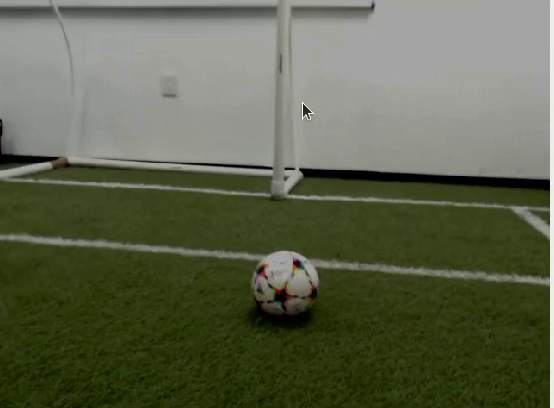
#> input picture frame 69 of ComputerVision/CROP.mp4, 554 x 408 px
$ python Fusions_sin_ros.py
#> lines starting #> are read from the running program, lines starting #| are printed output that depends on the picture; after the words box and inside, x2 and y2 are one past the last pixel; in counts of white or black regions, pixels touching at a corner belong together
#!/usr/bin/env python2.7


import numpy as np
import cv2
import math
import os


def line_elimination(frame,border):
    green_lower = (0, 44, 0)
    green_upper = (49, 180, 180)

    white_lower = (0, 0, 0)
    white_upper = (180, 82, 255)

    #frame = cv2.resize(frame, dsize=(470, 640), interpolation=cv2.INTER_CUBIC)
    hsv_frame = cv2.cvtColor(frame, cv2.COLOR_BGR2HSV)

    hsv = cv2.inRange(hsv_frame, white_lower, white_upper)
    mask=hsv
    kernel = np.ones((5,5),np.uint8)
    mask = cv2.dilate(mask,kernel,iterations = 1)
    mask = cv2.erode(mask,kernel,iterations = 1)

    ## LINEA ENTERA####
    #img = cv2.GaussianBlur(mask, (7, 7), 0)
    edges = cv2.Canny(mask, 30, 80, apertureSize=7)  # limites y matriz de gradiente (impar)
    lines2 = cv2.HoughLines(edges, 1, 3.141592 / 180, 100) #image, pixels, theta, threshold

    if lines2 is not None:
        for line in lines2:
            rho, theta = line[0]
            a = np.cos(theta)
            b = np.sin(theta)
            x0 = a * rho
            y0 = b * rho
            x1 = int(x0 + 1000 * (-b))
            y1 = int(y0 + 1000 * (a))
            x2 = int(x0 - 1000 * (-b))
            y2 = int(y0 - 1000 * (a))
            if ( y1) > border and (y2) > border:
                cv2.line(frame, (x1, y1), (x2, y2), (0, 255, 0), 10)
        edges = cv2.Canny(mask, 30, 80, apertureSize=7)  # limites y matriz de gradiente (impar)

    '''edges = cv2.Canny(mask, 30, 80, apertureSize=5)  # limites y matriz de gradiente (impar)
    lines2 = cv2.HoughLines(edges, 1,np.pi / 4, 80) #image, pixels, theta, threshold

    if lines2 is not None:
        for line in lines2:
            rho, theta = line[0]
            a = np.cos(theta)
            b = np.sin(theta)
            x0 = a * rho
            y0 = b * rho
            x1 = int(x0 + 1000 * (-b))
            y1 = int(y0 + 1000 * (a))
            x2 = int(x0 - 1000 * (-b))
            y2 = int(y0 - 1000 * (a))
            if ( y1) > border or (y2) > border:
                cv2.line(frame, (x1, y1), (x2, y2), (0, 255, 0), 20)'''
    return frame


def divide_image(image, rows, cols, top_border):
    # Get image dimensions
    height, width = image.shape[:2]

    # Calculate the height and width of each grid cell
    cell_height = (height - top_border) // rows
    cell_width = width // cols

    # Divide the image into a grid of cells, starting from the top_border
    cells = [
        image[
            top_border + i * cell_height: top_border + (i + 1) * cell_height,
            j * cell_width: (j + 1) * cell_width,
        ]
        for i in range(rows)
        for j in range(cols)
    ]

    # [14 lines of commented-out code are left out]

    return cells

def calculate_light_pixel_concentration(image_part):
    # Convert the image part to grayscale
    gray_part = cv2.cvtColor(image_part, cv2.COLOR_BGR2GRAY)

    # Create a histogram of pixel intensities
    histogram = cv2.calcHist([gray_part], [0], None, [256], [0, 256])

    # Calculate the concentration of light pixels (higher intensity values)
    light_pixel_concentration = np.sum(histogram[200:]) / np.sum(histogram)

    return light_pixel_concentration

def find_light_interest_regions(image, rows, cols, num_regions, top_border):
    # Divide the image into a grid of cells
    image_cells = divide_image(image, rows, cols, top_border)

    # print(len(image_cells))

    # Calculate light pixel concentration for each cell
    concentrations = [calculate_light_pixel_concentration(cell) for cell in image_cells]

    # Find the indices of the top N cells with the highest light pixel concentration
    top_indices = np.argsort(concentrations)[-num_regions:]

      # Display the top regions with rectangles
    # display_top_regions(image, rows, cols, top_indices, top_border)

    return top_indices, [image_cells[i] for i in top_indices]

def find_top_border(image):
    # Convert the image to HSV
    #soy montse
    hsv = cv2.cvtColor(image, cv2.COLOR_BGR2HSV)

    # Define the lower and upper bounds for the green color
    #lower_green = np.array([0, 39, 0])  # Adjust as needed
    #upper_green = np.array([37, 121, 144])

    lower_green = (0, 111, 0)
    upper_green = (58, 255, 255)

    # Threshold the image to extract the green color
    green_mask = cv2.inRange(hsv, lower_green, upper_green)
    kernel = np.ones((5,5),np.uint8)
    green_mask = cv2.dilate(green_mask,kernel,iterations = 1)
    green_mask = cv2.erode(green_mask,kernel,iterations = 3)

     # Display the green mask for visualization
    cv2.imshow("Green Mask", green_mask)

    # Find contours in the green mask
    contours, _ = cv2.findContours(green_mask, cv2.RETR_EXTERNAL, cv2.CHAIN_APPROX_SIMPLE)
    # Filtrar contornos por área mínimaq
    min_contour_area= 1000
    contours = [cnt for cnt in contours if cv2.contourArea(cnt) > min_contour_area]

    if contours:
        # Find the contour with the minimum y-coordinate (top border)
        min_y = min(contours, key=lambda c: cv2.boundingRect(c)[1])[0][0][1]
        return min_y
    else:
        return 0  # Default to 0 if no contours are foun


# Debug functions
# [13 lines left out: function display_top_regions, not called in this run]

def draw_contours(image, contours, index, num_cols, num_rows, top_border):
    offset_x = (index % num_cols) * (image.shape[1] // num_cols)
    offset_y = top_border + (index // num_cols) * (image.shape[0] - top_border) // num_rows

    # Draw the contours on the original image with correct offset
    for contour in contours:
        contour_with_offset = contour + (offset_x, offset_y)
        cv2.drawContours(image, [contour_with_offset], -1, (0, 0, 255), 2)

def calculate_centers(contours, index, num_cols, num_rows, top_border, goal_centers, image):
    offset_x = (index % num_cols) * (image.shape[1] // num_cols)
    offset_y = top_border + (index // num_cols) * (image.shape[0] - top_border) // num_rows
    for contour in contours:
        M = cv2.moments(contour)
        if M["m00"] != 0:
            cX = int(M["m10"] / M["m00"])
            cY = int(M["m01"] / M["m00"])
            goal_centers.append((cX + offset_x, cY + offset_y))

    return goal_centers

def main():
    # Open a connection to the webcam (use 0 for default webcam)
    #cap = cv2.VideoCapture(0)
    cap= cv2.VideoCapture("C:/Users/lizet/Downloads/Crop.mp4")

    # Number of rows and columns to divide the image into
    num_rows = 10
    num_cols = 10

    # Number of top regions to select
    num_top_regions = 12

    while True:
        # Read a frame from the webcam
        ret, frame = cap.read()
#> frame is the input picture: shape (408, 554, 3); mean B, G, R 76.3, 99.3, 93.8
        if not ret:
            break

        # Find the top border of the grass
        top_border = find_top_border(frame)
#> in find_top_border, `green_mask = cv2.inRange(hsv, lower_green, upper_green)`:
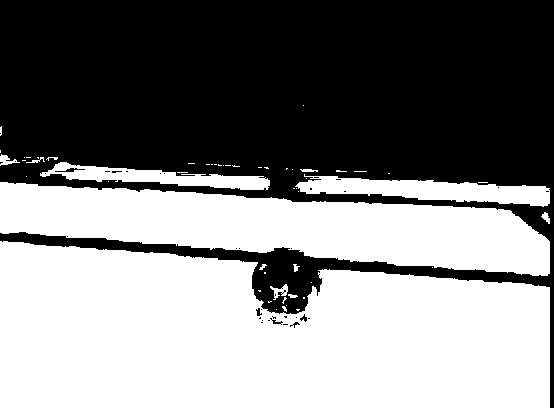
#> green_mask: shape (408, 554); 50.5% white; 36 black regions (30 under 20 px), largest, box (x1, y1, x2, y2) and area: (0, 0, 554, 408) 111543, (55, 168, 85, 172) 51, (270, 318, 283, 325) 29, (256, 308, 262, 316) 27, (300, 314, 307, 322) 27, (290, 322, 300, 328) 21
#> in find_top_border, `green_mask = cv2.erode(green_mask,kernel,iterations = 3)`:
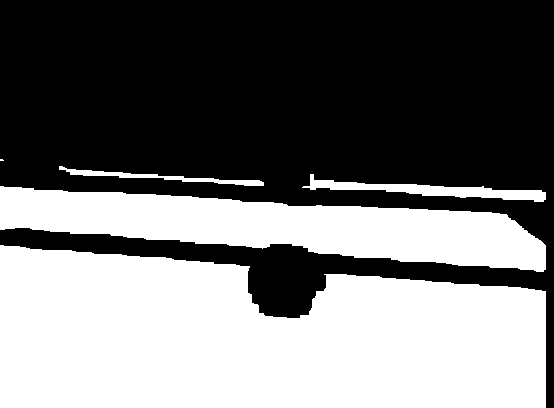
#> green_mask: shape (408, 554); 45% white; 5 white regions (1 under 20 px)
#> in find_top_border, `contours, _ = cv2.findContours(green_mask, cv2.RETR_EXTERNAL, cv2.CHAI..`: contours = 5 contours, 1 with area under 20; largest, box (x1, y1, x2, y2) and area: (0, 245, 546, 408) 72654, (0, 186, 546, 272) 24622, (302, 174, 546, 202) 1907, (59, 166, 264, 186) 702
#> in find_top_border, `contours = [cnt for cnt in contours if cv2.contourArea(cnt) > min_cont..`: contours = 3 contours; box (x1, y1, x2, y2) and area: (0, 245, 546, 408) 72654, (0, 186, 546, 272) 24622, (302, 174, 546, 202) 1907
#> in find_top_border, `min_y = min(contours, key=lambda c: cv2.boundingRect(c)[1])[0][0][1]`: min_y = 174
#> top_border = 174

        # Display the top border for visualization
        cv2.line(frame, (0, top_border), (frame.shape[1], top_border), (0, 255, 255), 2)
#> frame: shape (408, 554, 3); 0.74% of pixels changed, all inside (x1, y1, x2, y2) = (0, 173, 554, 176)

        frame=line_elimination(frame,top_border)
#> in line_elimination, `mask = cv2.erode(mask,kernel,iterations = 1)`:
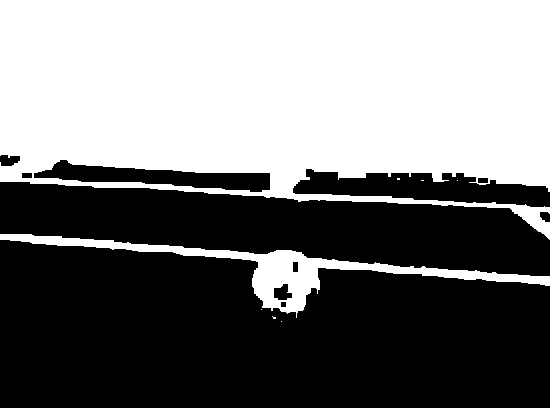
#> mask: shape (408, 554); 47.7% white; 7 white regions (6 under 20 px), largest, box (x1, y1, x2, y2) and area: (0, 0, 554, 408) 107895
#> in line_elimination, `edges = cv2.Canny(mask, 30, 80, apertureSize=7)`:
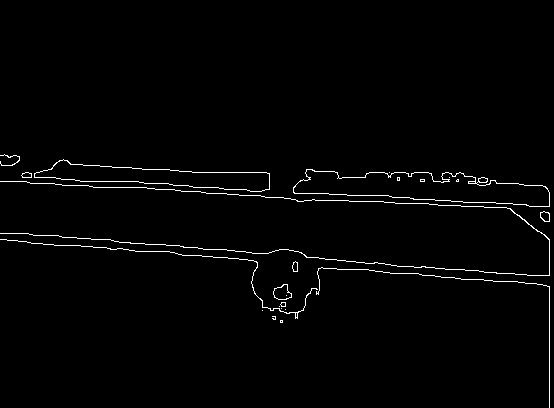
#> edges: shape (408, 554); 1.5% white in thin lines or dots, all inside (x1, y1, x2, y2) = (0, 154, 550, 408)
#> in line_elimination, `lines2 = cv2.HoughLines(edges, 1, 3.141592 / 180, 100)`: lines2 = 15 rows, first 8: [181, 1.62], [237, 1.66], [176, 1.62], [229, 1.66], [549, 0], [182, 1.61], [172, 1.57], [172, 1.64]
#> the loop in line_elimination, `for line in lines2:` made 15 passes
#> (rho, theta, a, b, x0, y0, x1, y1) on passes 1 to 8: (181, 1.62, -0.0523, 0.999, -9.47, 180.8, -1008, 128), (237, 1.66, -0.0872, 0.996, -20.66, 236.1, -1016, 148), (176, 1.62, -0.0523, 0.999, -9.21, 175.8, -1007, 123), (229, 1.66, -0.0872, 0.996, -19.96, 228.1, -1016, 140), (549, 0, 1, 0, 549, 0, 549, 1000), (182, 1.61, -0.0349, 0.999, -6.35, 181.9, -1005, 146), (172, 1.57, 3.14e-07, 1, 5.4e-05, 172, -999, 172), (172, 1.64, -0.0698, 0.998, -12, 171.6, -1009, 101)
#> after the loop in line_elimination, `for line in lines2:`:
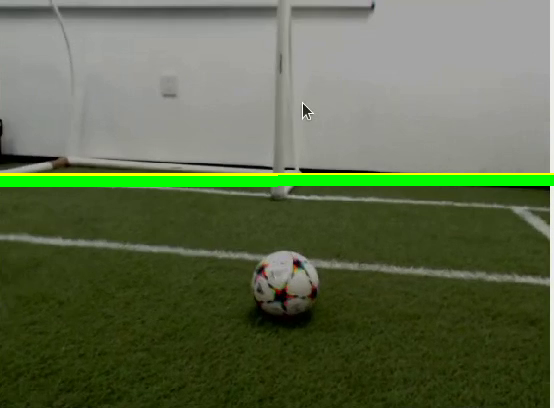
#> frame: shape (408, 554, 3); mean B, G, R 74.8, 105.6, 93.3

        # Find the top N regions with the highest light pixel concentration, discarding the part above the top border
        top_indices, top_regions = find_light_interest_regions(frame, num_rows, num_cols, num_top_regions, top_border)
#> in divide_image, `cell_height = (height - top_border) // rows`: cell_height = 23
#> in divide_image, `cells = [ image[ top_border + i * cell_height: top_border + (i + 1) * ..`: cells = 100 items
#> in calculate_light_pixel_concentration, `histogram = cv2.calcHist([gray_part], [0], None, [256], [0, 256])`: histogram = 256 values, max 605 at index 150, min 0 at index 0, mean 4.94
#> in calculate_light_pixel_concentration, `light_pixel_concentration = np.sum(histogram[200:]) / np.sum(histogram)`: light_pixel_concentration = 0.087
#> in calculate_light_pixel_concentration (call 7), `gray_part = cv2.cvtColor(image_part, cv2.COLOR_BGR2GRAY)`:
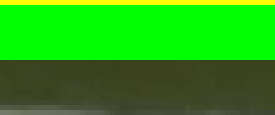
#> image_part: shape (23, 55, 3) (shown 5 times larger); mean of channels 0, 1, 2 18.6, 166.7, 41.4; drawn as B, G, R
#> in calculate_light_pixel_concentration (call 7), `light_pixel_concentration = np.sum(histogram[200:]) / np.sum(histogram)`: light_pixel_concentration = 0.0435
#> in calculate_light_pixel_concentration (call 18), `gray_part = cv2.cvtColor(image_part, cv2.COLOR_BGR2GRAY)`:
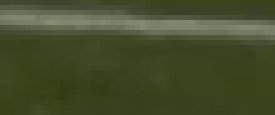
#> image_part: shape (23, 55, 3) (shown 5 times larger); mean of channels 0, 1, 2 42.3, 76.6, 67.9; drawn as B, G, R
#> in calculate_light_pixel_concentration (call 18), `histogram = cv2.calcHist([gray_part], [0], None, [256], [0, 256])`: histogram = 256 values, max 208 at index 60, min 0 at index 0, mean 4.94
#> in find_light_interest_regions, `concentrations = [calculate_light_pixel_concentration(cell) for cell i..`: concentrations = 100 values, max 0.087 at index 0, min 0 at index 10, mean 0.00655
#> in find_light_interest_regions, `top_indices = np.argsort(concentrations)[-num_regions:]`: top_indices = [29, 39, 9, 8, 6, 7, 5, 4, 3, 0, 2, 1]
#> top_indices = [29, 39, 9, 8, 6, 7, 5, 4, 3, 0, 2, 1]; top_regions = 12 items

        cv2.imshow("Before contours", frame)

        # Calculate the center of the goal posts
        goal_centers = []
        for index, region in zip(top_indices, top_regions):
            gray_region = cv2.cvtColor(region, cv2.COLOR_BGR2GRAY)
            _, binary_mask = cv2.threshold(gray_region, 150, 255, cv2.THRESH_BINARY)
            contours, _ = cv2.findContours(binary_mask, cv2.RETR_EXTERNAL, cv2.CHAIN_APPROX_SIMPLE)


            # Draw the contours on the original image with correct offset
            draw_contours(frame, contours, index, num_cols, num_rows, top_border)
            goal_centers = calculate_centers(contours, index, num_cols, num_rows, top_border, goal_centers, frame)
#> this loop made 12 passes
#> index on passes 3, 4, 5, 6, 12: 9, 8, 6, 7, 1

        # Calculate the average center of the goal posts
        if goal_centers:
            avg_center = tuple(np.mean(goal_centers, axis=0, dtype=int))
#> avg_center = (177, 175)

            # Print the average center coordinates
            print(f"Avg Center Coordinates: {avg_center}")
#| Avg Center Coordinates: (177, 175)

            # Draw a marker at the average center
            cv2.drawMarker(frame, avg_center, (255, 0, 255), markerType=cv2.MARKER_CROSS, markerSize=20, thickness=2)

        # # Display the result
        cv2.imshow("Goal contours and center", frame)

        # Exit when 'q' key is pressed
        if cv2.waitKey(1) & 0xFF == ord('q'):
#> (key q is pressed here)
            break

    # Release the webcam and close all windows
    cap.release()
    cv2.destroyAllWindows()

if __name__ == "__main__":
    main()

$ run again, starting later in the video
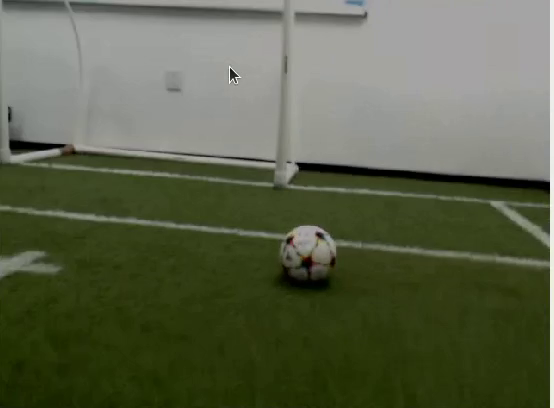
#> input picture frame 556 of ComputerVision/CROP.mp4, 554 x 408 px
#> in main, frame is the input picture: shape (408, 554, 3); mean B, G, R 73.8, 97.7, 91.3
#> in find_top_border, `green_mask = cv2.erode(green_mask,kernel,iterations = 3)`:
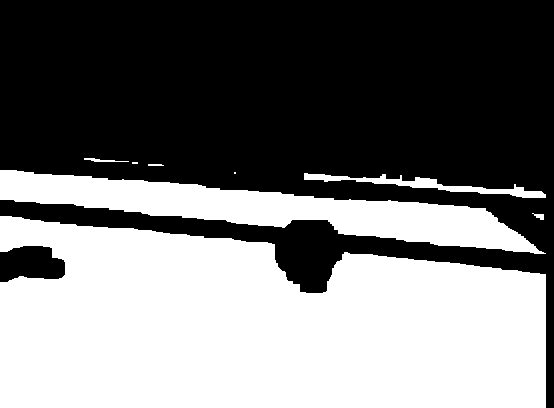
#> green_mask: shape (408, 554); 46.1% white; 8 white regions (2 under 20 px)
#> in find_top_border, `contours, _ = cv2.findContours(green_mask, cv2.RETR_EXTERNAL, cv2.CHAI..`: contours = 8 contours, 3 with area under 20; largest, box (x1, y1, x2, y2) and area: (0, 216, 546, 408) 84462, (0, 170, 546, 254) 16642, (304, 173, 546, 198) 1237, (84, 158, 129, 162) 40, (532, 213, 544, 220) 30
#> in find_top_border, `contours = [cnt for cnt in contours if cv2.contourArea(cnt) > min_cont..`: contours = 3 contours; box (x1, y1, x2, y2) and area: (0, 216, 546, 408) 84462, (0, 170, 546, 254) 16642, (304, 173, 546, 198) 1237
#> min_y = 170
#> frame: shape (408, 554, 3); 0.74% of pixels changed, all inside (x1, y1, x2, y2) = (0, 169, 554, 172)
#> hsv_frame: shape (408, 554, 3); mean H, S, V 41.9, 106.9, 99.1
#> edges: shape (408, 554); 1.5% white in thin lines or dots, all inside (x1, y1, x2, y2) = (0, 141, 550, 408)
#> lines2 = 14 rows, first 8: [202, 1.68], [208, 1.68], [162, 1.66], [549, 0], [155, 1.66], [164, 1.64], [210, 1.66], [167, 1.64]
#> the loop in line_elimination, `for line in lines2:` made 14 passes
#> (rho, theta, a, b, x0, y0, x1, y1) on passes 1 to 8: (202, 1.68, -0.105, 0.995, -21.11, 200.9, -1015, 96), (208, 1.68, -0.105, 0.995, -21.74, 206.9, -1016, 102), (162, 1.66, -0.0872, 0.996, -14.12, 161.4, -1010, 74), (549, 0, 1, 0, 549, 0, 549, 1000), (155, 1.66, -0.0872, 0.996, -13.51, 154.4, -1009, 67), (164, 1.64, -0.0698, 0.998, -11.44, 163.6, -1009, 93), (210, 1.66, -0.0872, 0.996, -18.3, 209.2, -1014, 122), (167, 1.64, -0.0698, 0.998, -11.65, 166.6, -1009, 96)
#> cell_height = 23
#> cells = 100 items
#> histogram = 256 values, max 235 at index 61, min 0 at index 0, mean 4.94
#> light_pixel_concentration = 0.087
#> in calculate_light_pixel_concentration (call 19), `gray_part = cv2.cvtColor(image_part, cv2.COLOR_BGR2GRAY)`:
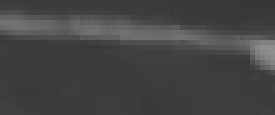
#> gray_part: shape (23, 55) (shown 5 times larger); min 54, max 144, mean 68.1
#> histogram = 256 values, max 254 at index 60, min 0 at index 0, mean 4.94
#> concentrations = 100 values, max 0.087 at index 0, min 0 at index 10, mean 0.0087
#> in find_light_interest_regions, `top_indices = np.argsort(concentrations)[-num_regions:]`: top_indices = [29, 39, 1, 2, 8, 3, 4, 5, 6, 7, 0, 9]
#> in main, `top_indices, top_regions = find_light_interest_regions(frame, num_rows..`: top_regions = 12 items
#> the loop in main, `for index, region in zip(top_indices, top_regions):` made 12 passes
#> (index, goal_centers) on passes 3 to 6: (1, [(82, 170)]), (2, [(82, 170), (137, 170)]), (8, [(82, 170), (137, 170), (467, 170)]), (3, [(82, 170), (137, 170), (467, 170), (192, 170)])
#> avg_center = (273, 170)
#| Avg Center Coordinates: (273, 170)
